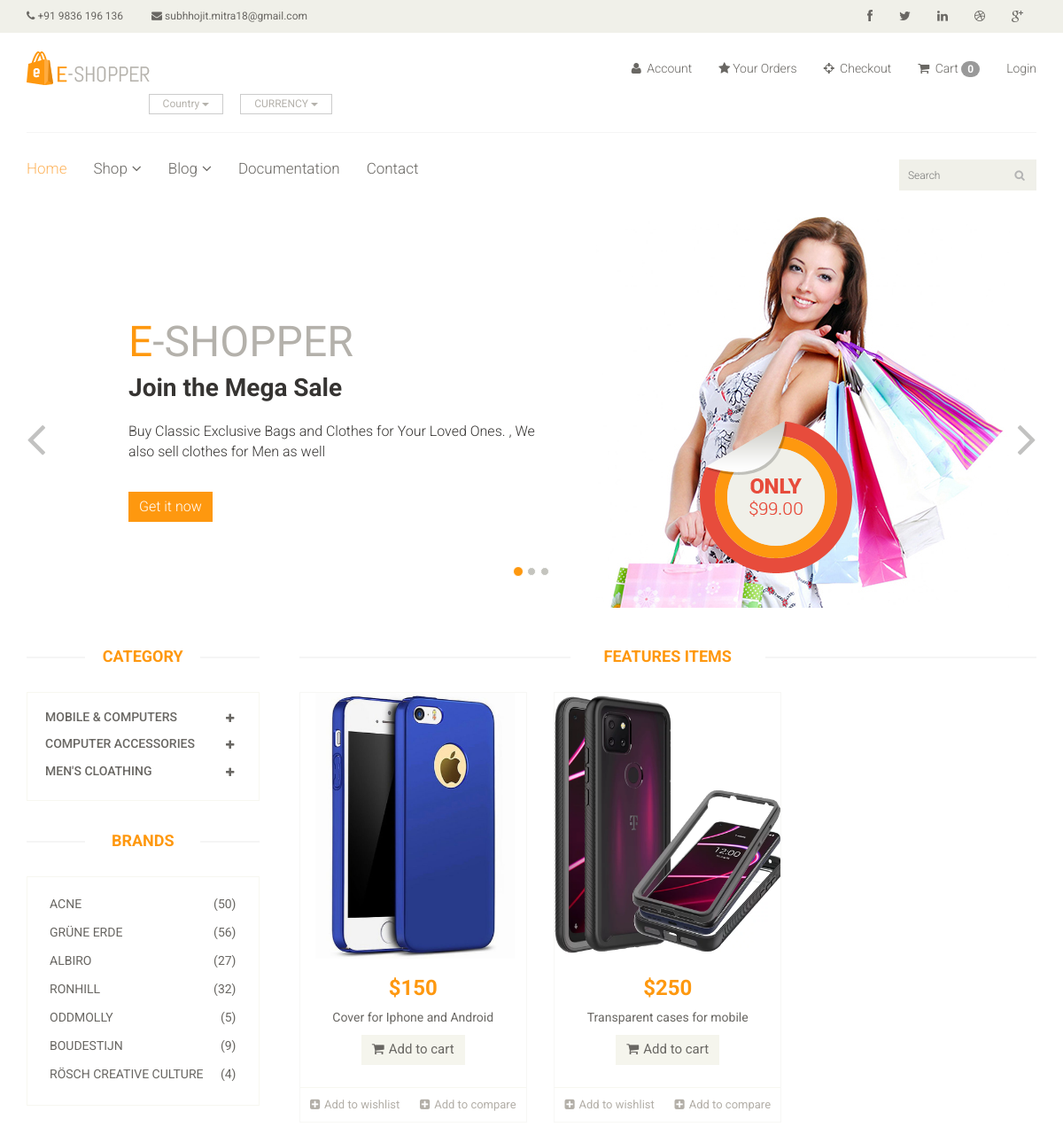
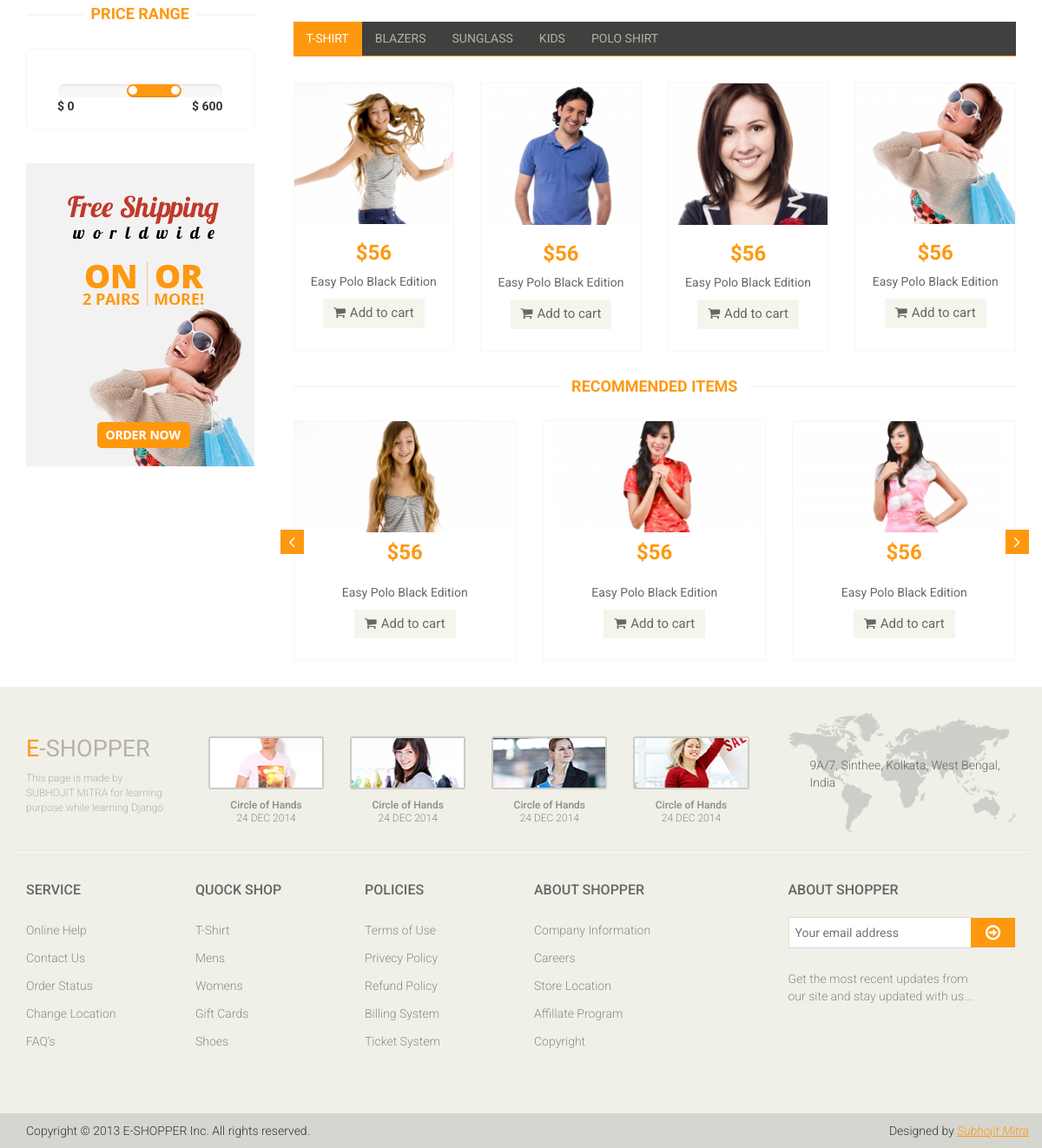
/?category=1, run on the app's committed database (2 pictures, top to bottom).
### app/models.py (models this page shows, shortened)
class Category(models.Model):
    name=models.CharField(max_length=150)

class Product(models.Model):
    category=models.ForeignKey(Category,on_delete=models.CASCADE,null=True)
    sub_category=models.ForeignKey(Sub_Category,on_delete=models.CASCADE,null=True)
    image=models.ImageField(upload_to='ecommerce/pimg')
    name=models.CharField(max_length=100)
    price=models.IntegerField()
    date=models.DateField(auto_now_add=True)

### e_commerce/views.py (the view)
# urls.py: path('',views.Index,name='index'),
def Index(request):
    category=Category.objects.all()
    categoryID=request.GET.get('category')
    if categoryID:
        product=Product.objects.filter(sub_category=categoryID).order_by('-id')
    else:
        product=Product.objects.all()
    context={
        'category':category,
        'product': product,
    }
    return render(request,'index.html',context)

### templates/index.html (shortened to what this page needs)
{% extends 'master.html' %}
{% block body %}
<section id="slider">
    <div class="container">
        <div class="row">
            <div class="col-sm-12">
                <div id="slider-carousel" class="carousel slide" data-ride="carousel">
                    <ol class="carousel-indicators">
                        <li data-target="#slider-carousel" data-slide-to="0" class="active"></li>
                        <li data-target="#slider-carousel" data-slide-to="1"></li>
                        <li data-target="#slider-carousel" data-slide-to="2"></li>
                    </ol>
                    <div class="carousel-inner">
                        <div class="item active">
                            <div class="col-sm-6">
                                <h1><span>E</span>-SHOPPER</h1>
                                <h2>Join the Mega Sale</h2>
                                <p>Buy Classic Exclusive Bags and Clothes for Your Loved Ones. , We also sell clothes for Men as well </p>
                                <button type="button" class="btn btn-default get">Get it now</button>
                            </div>
                            <div class="col-sm-6">
                                <img src="/static/images/home/girl1.jpg" class="girl img-responsive" alt="" />
                                <img src="/static/images/home/pricing.png"  class="pricing" alt="" />
                            </div>
                        </div>
                    </div>
                    <a href="#slider-carousel" class="left control-carousel hidden-xs" data-slide="prev">
                        <i class="fa fa-angle-left"></i>
                    </a>
                    <a href="#slider-carousel" class="right control-carousel hidden-xs" data-slide="next">
                        <i class="fa fa-angle-right"></i>
                    </a>
                </div>
            </div>
        </div>
    </div>
</section>
<section>
    <div class="container">
        <div class="row">
            <div class="col-sm-3">
                <div class="left-sidebar">
                    <h2>Category</h2>
                    <div class="panel-group category-products" id="accordian">
                        {% for cat in category %}
                        <div class="panel panel-default">
                            <div class="panel-heading">
                                <h4 class="panel-title">
                                    <a data-toggle="collapse" data-parent="#accordian" href="#{{cat.id}}">
                                        <span class="badge pull-right"><i class="fa fa-plus"></i></span>
                                        {{cat.name}}
                                    </a>
                                </h4>
                            </div>
                        </div>
                        {% endfor %}
                    </div>
                    <div class="brands_products">
                        <h2>Brands</h2>
                        <div class="brands-name">
                            <ul class="nav nav-pills nav-stacked">
                                <li><a href="#"> <span class="pull-right">(50)</span>Acne</a></li>
                                <li><a href="#"> <span class="pull-right">(56)</span>Grüne Erde</a></li>
                                <li><a href="#"> <span class="pull-right">(27)</span>Albiro</a></li>
                                <li><a href="#"> <span class="pull-right">(32)</span>Ronhill</a></li>
                                <li><a href="#"> <span class="pull-right">(5)</span>Oddmolly</a></li>
                                <li><a href="#"> <span class="pull-right">(9)</span>Boudestijn</a></li>
                                <li><a href="#"> <span class="pull-right">(4)</span>Rösch creative culture</a></li>
                            </ul>
                        </div>
                    </div>
                    <div class="price-range">
                        <h2>Price Range</h2>
                        <div class="well text-center">
                             <input type="text" class="span2" value="" data-slider-min="0" data-slider-max="600" data-slider-step="5" data-slider-value="[250,450]" id="sl2" ><br />
                             <b class="pull-left">$ 0</b> <b class="pull-right">$ 600</b>
                        </div>
                    </div>
                    <div class="shipping text-center">
                        <img src="/static/images/home/shipping.jpg" alt="" />
                    </div>
                </div>
            </div>
            <div class="col-sm-9 padding-right">
                <div class="features_items">
                    <h2 class="title text-center">Features Items</h2>
                    {% for prod in product %}
                    <div class="col-sm-4">
                        <div class="product-image-wrapper">
                            <div class="single-products">
                                    <div class="productinfo text-center">
                                        <img src="{{prod.image}}" alt="" height="300px"/>
                                        <h2>${{prod.price}}</h2>
                                        <p>{{prod.name}}</p>
                                        <a href="{% url 'cart_add' prod.id %}" class="btn btn-default add-to-cart"><i class="fa fa-shopping-cart"></i>Add to cart</a>
                                    </div>
                                    <div class="product-overlay">
                                        <div class="overlay-content">
                                        </div>
                                    </div>
                            </div>
                            <div class="choose">
                                <ul class="nav nav-pills nav-justified">
                                    <li><a href="#"><i class="fa fa-plus-square"></i>Add to wishlist</a></li>
                                    <li><a href="#"><i class="fa fa-plus-square"></i>Add to compare</a></li>
                                </ul>
                            </div>
                        </div>
                    </div>
                   {% endfor %}
                </div>
                <div class="category-tab">
                    <div class="col-sm-12">
                        <ul class="nav nav-tabs">
                            <li class="active"><a href="#tshirt" data-toggle="tab">T-Shirt</a></li>
                            <li><a href="#blazers" data-toggle="tab">Blazers</a></li>
                            <li><a href="#sunglass" data-toggle="tab">Sunglass</a></li>
                            <li><a href="#kids" data-toggle="tab">Kids</a></li>
                            <li><a href="#poloshirt" data-toggle="tab">Polo shirt</a></li>
                        </ul>
                    </div>
                    <div class="tab-content">
                        <div class="tab-pane fade active in" id="tshirt" >
                            <div class="col-sm-3">
                                <div class="product-image-wrapper">
                                    <div class="single-products">
                                        <div class="productinfo text-center">
                                            <img src="/static/images/home/gallery1.jpg" alt="" />
                                            <h2>$56</h2>
                                            <p>Easy Polo Black Edition</p>
                                            <a href="#" class="btn btn-default add-to-cart"><i class="fa fa-shopping-cart"></i>Add to cart</a>
                                        </div>
                                    </div>
                                </div>
                            </div>
                            <div class="col-sm-3">
                                <div class="product-image-wrapper">
                                    <div class="single-products">
                                        <div class="productinfo text-center">
                                            <img src="/static/images/home/gallery2.jpg" alt="" />
                                            <h2>$56</h2>
                                            <p>Easy Polo Black Edition</p>
                                            <a href="#" class="btn btn-default add-to-cart"><i class="fa fa-shopping-cart"></i>Add to cart</a>
                                        </div>
                                    </div>
                                </div>
                            </div>
                            <div class="col-sm-3">
                                <div class="product-image-wrapper">
                                    <div class="single-products">
                                        <div class="productinfo text-center">
                                            <img src="/static/images/home/gallery3.jpg" alt="" />
                                            <h2>$56</h2>
                                            <p>Easy Polo Black Edition</p>
                                            <a href="#" class="btn btn-default add-to-cart"><i class="fa fa-shopping-cart"></i>Add to cart</a>
                                        </div>
                                    </div>
                                </div>
                            </div>
                            <div class="col-sm-3">
                                <div class="product-image-wrapper">
                                    <div class="single-products">
                                        <div class="productinfo text-center">
                                            <img src="/static/images/home/gallery4.jpg" alt="" />
                                            <h2>$56</h2>
                                            <p>Easy Polo Black Edition</p>
                                            <a href="#" class="btn btn-default add-to-cart"><i class="fa fa-shopping-cart"></i>Add to cart</a>
                                        </div>
                                    </div>
                                </div>
                            </div>
                        </div>
                    </div>
                </div>
                <div class="recommended_items">
                    <h2 class="title text-center">recommended items</h2>
                    <div id="recommended-item-carousel" class="carousel slide" data-ride="carousel">
                        <div class="carousel-inner">
                            <div class="item active">
                                <div class="col-sm-4">
                                    <div class="product-image-wrapper">
                                        <div class="single-products">
                                            <div class="productinfo text-center">
                                                <img src="/static/images/home/recommend1.jpg" alt="" />
                                                <h2>$56</h2>
                                                <p>Easy Polo Black Edition</p>
                                                <a href="#" class="btn btn-default add-to-cart"><i class="fa fa-shopping-cart"></i>Add to cart</a>
                                            </div>
                                        </div>
                                    </div>
                                </div>
                                <div class="col-sm-4">
                                    <div class="product-image-wrapper">
                                        <div class="single-products">
                                            <div class="productinfo text-center">
                                                <img src="/static/images/home/recommend2.jpg" alt="" />
                                                <h2>$56</h2>
                                                <p>Easy Polo Black Edition</p>
                                                <a href="#" class="btn btn-default add-to-cart"><i class="fa fa-shopping-cart"></i>Add to cart</a>
                                            </div>
                                        </div>
                                    </div>
                                </div>
                                <div class="col-sm-4">
                                    <div class="product-image-wrapper">
                                        <div class="single-products">
                                            <div class="productinfo text-center">
                                                <img src="/static/images/home/recommend3.jpg" alt="" />
                                                <h2>$56</h2>
                                                <p>Easy Polo Black Edition</p>
                                                <a href="#" class="btn btn-default add-to-cart"><i class="fa fa-shopping-cart"></i>Add to cart</a>
                                            </div>
                                        </div>
                                    </div>
                                </div>
                            </div>
                        </div>
                         <a class="left recommended-item-control" href="#recommended-item-carousel" data-slide="prev">
                            <i class="fa fa-angle-left"></i>
                          </a>
                          <a class="right recommended-item-control" href="#recommended-item-carousel" data-slide="next">
                            <i class="fa fa-angle-right"></i>
                          </a>
                    </div>
                </div>
            </div>
        </div>
    </div>
</section>
{% endblock %}

### data on the page
Category: name "MOBILE & COMPUTERS"
Category: name "COMPUTER ACCESSORIES"
Category: name "MEN'S CLOATHING"
Product: image (picture), price "150", name "Cover for Iphone and Android"
Product: image (picture), price "250", name "Transparent cases for mobile"

### other printed values
{{ request.session.cart|length }} "0"
